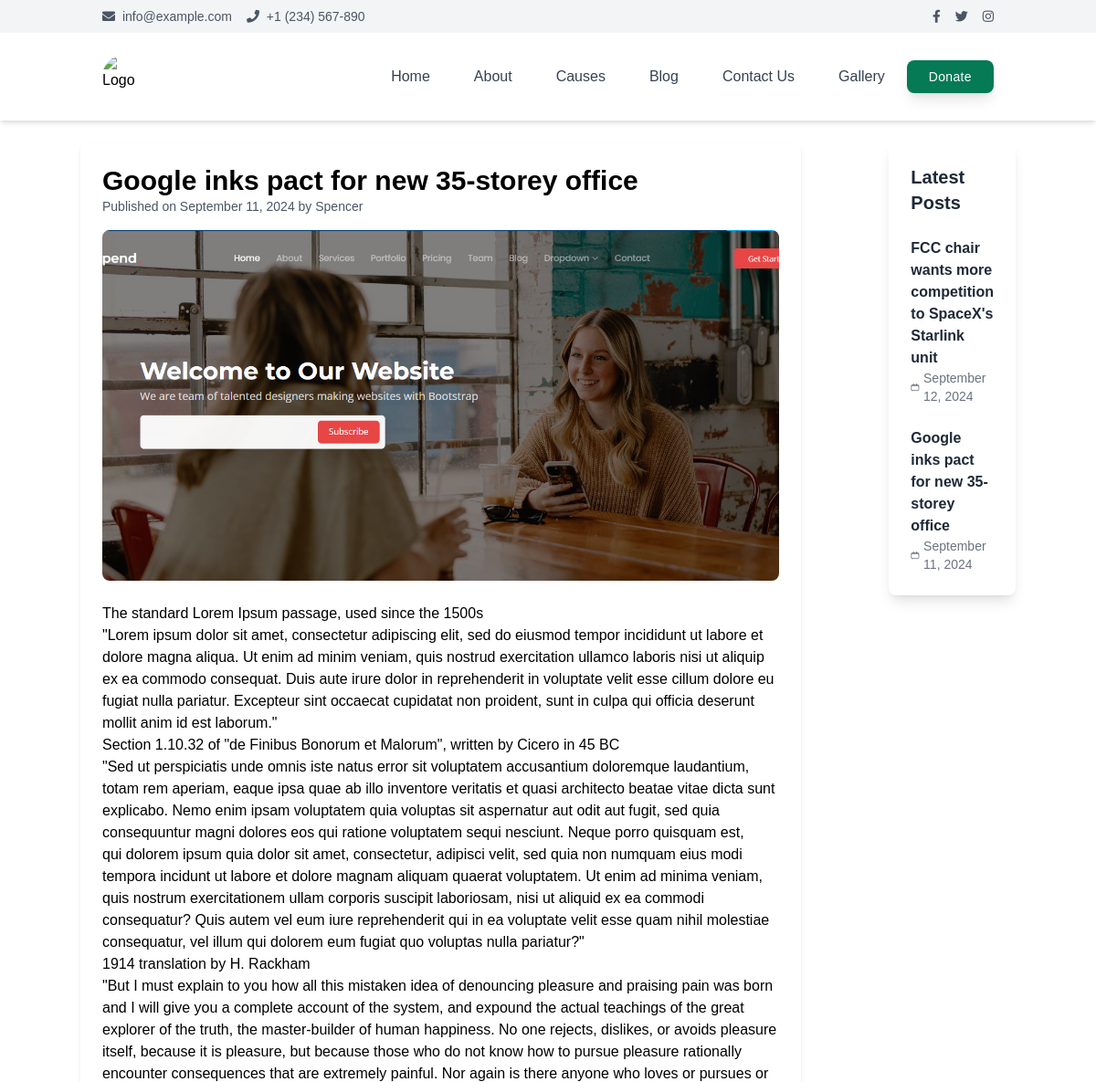
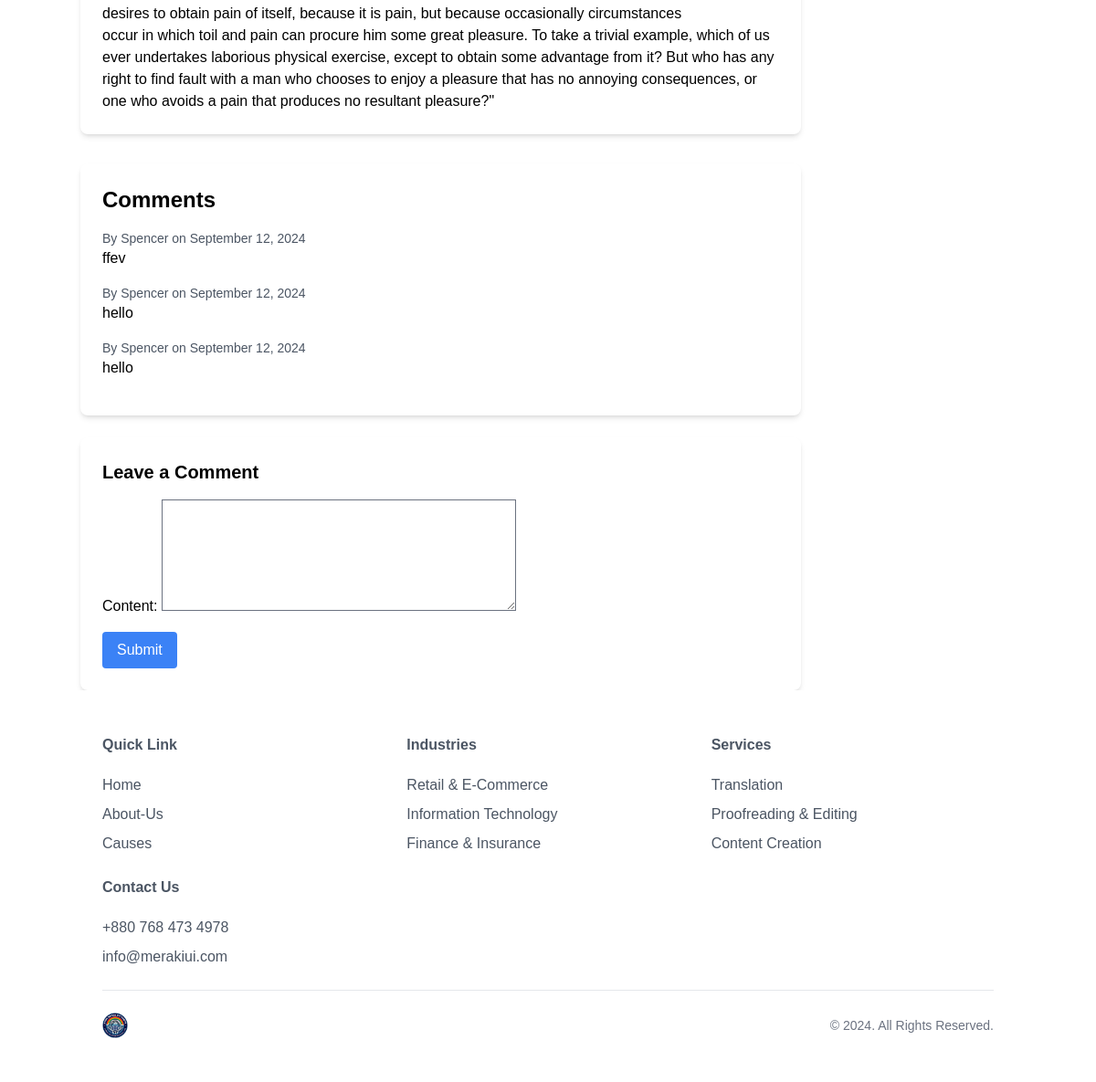
Page /blog/google/ (signed in) on the committed database (2 pictures, top to bottom).
### charity/models.py (models this page shows, shortened)
class Post(models.Model):
    title = models.CharField(max_length=200)
    slug = models.SlugField(unique=True)
    content = models.TextField()
    image = models.ImageField(upload_to='blog_images/')
    pub_date = models.DateTimeField(auto_now_add=True)
    category = models.ForeignKey(Category, on_delete=models.CASCADE)
    author = models.ForeignKey(User, on_delete=models.CASCADE)

class Comment(models.Model):
    post = models.ForeignKey(Post, on_delete=models.CASCADE, related_name='comments')
    author = models.ForeignKey(User, on_delete=models.CASCADE)
    content = models.TextField()
    created_at = models.DateTimeField(auto_now_add=True)

### charity/views.py (the view)
# urls.py: path('blog/<slug:slug>/', blog_detail, name='blog_detail'),
def blog_detail(request, slug):
    post = get_object_or_404(Post, slug=slug)
    comments = post.comments.all()  # Fetch comments related to this post
    if request.method == 'POST':
        comment_form = CommentForm(request.POST)
        if comment_form.is_valid():
            comment = comment_form.save(commit=False)
            comment.post = post
            comment.author = request.user
            comment.save()
    else:
        comment_form = CommentForm()
    latest_posts = Post.objects.order_by('-pub_date')[:5]
    context = {
        'post': post,
        'latest_posts': latest_posts,
        'comments': comments,
        'comment_form': comment_form
    }
    return render(request, 'charity/blog_detail.html', context)

### charity/forms.py
class CommentForm(forms.ModelForm):
    class Meta:
        model = Comment
        fields = ['content']
        widgets = {
            'content': forms.Textarea(attrs={'rows': 5, 'cols': 40}),
            'class': 'w-full p-2 border border-gray-300 rounded-md',
            'placeholder': 'Enter your comment here...'
        }

### charity/templates/charity/blog_detail.html (shortened to what this page needs)
{% extends 'charity/base.html' %}
{% block content %}
<div class="container mx-auto mt-6">
    <div class="lg:flex lg:-mx-6 gap-12">
        <div class="lg:w-2/4 lg:px-6">
            <div class="mb-8 p-6 bg-white rounded-lg shadow-md">
                <h1 class="text-3xl font-bold">{{ post.title }}</h1>
                <p class="text-gray-600 text-sm mb-4">
                    Published on {{ post.pub_date|date:"F d, Y" }} by {{ post.author }}
                </p>
                <img src="{{ post.image.url }}" alt="{{ post.title }}" class="w-full h-96 object-cover rounded-lg mb-6">
                <div class="prose prose-lg">
                    {{ post.content|linebreaks }}
                </div>
            </div>
            <div class="bg-white rounded-lg shadow-md p-6 mt-8">
                <h2 class="text-2xl font-bold mb-4">Comments</h2>
                {% if comments %}
                    <ul>
                        {% for comment in comments %}
                            <li class="mb-4">
                                <p class="text-sm text-gray-600">By {{ comment.author }} on {{ comment.created_at|date:"F d, Y" }}</p>
                                <p>{{ comment.content }}</p>
                            </li>
                        {% endfor %}
                    </ul>
                {% else %}
                    <p>No comments yet. Be the first to comment!</p>
                {% endif %}
            </div>
            {% if request.user.is_authenticated %}
            <div class="mt-6 bg-white rounded-lg shadow-md p-6">
                <h3 class="text-xl font-bold mb-4">Leave a Comment</h3>
                <form method="POST">
                    <div class="mb-4">
                        {{ comment_form.content.label_tag }}
                        {{ comment_form.content }}
                    </div>
                    <button type="submit" class="bg-blue-500 text-white px-4 py-2 rounded hover:bg-blue-600">Submit</button>
                </form>
            </div>
            {% else %}
            <p>You must be <a href="{% url 'login' %}" class="text-blue-500">logged in</a> to comment.</p>
            {% endif %}
        </div>
        <div class="lg:w-2/4 lg:px-6 mt-8 lg:mt-0">
            <div class="bg-white dark:bg-gray-800 rounded-lg shadow-lg p-6 sticky top-6">
                <h3 class="text-xl font-bold text-gray-800 dark:text-white mb-6">Latest Posts</h3>
                <ul class="space-y-6">
                    {% for post in latest_posts|slice:":5" %}
                    <li>
                        <a class="hover:underline" href="{% url 'blog_detail' post.slug %}" class="flex items-center group">
                            <div>
                                <h4 class="font-semibold text-gray-800 dark:text-gray-100 group-hover:text-blue-500 transition-colors">{{ post.title }}</h4>
                                <time class="text-sm text-gray-500 dark:text-gray-400 flex items-center">
                                    <svg xmlns="http://www.w3.org/2000/svg" fill="none" viewBox="0 0 24 24" stroke="currentColor" class="w-4 h-4 mr-1">
                                        <path stroke-linecap="round" stroke-linejoin="round" stroke-width="2" d="M8 7V3m8 0v4M3 8h18M4 21h16a2 2 0 002-2V8a2 2 0 00-2-2H4a2 2 0 00-2 2v11a2 2 0 002 2z"/>
                                    </svg>
                                    {{ post.pub_date|date:"F d, Y" }}
                                </time>
                            </div>
                        </a>
                    </li>
                    {% endfor %}
                </ul>
            </div>
        </div>
    </div>
</div>
{% endblock %}

### static/css/styles.css (style rules this page uses)
html, :host { line-height: 1.5; -webkit-text-size-adjust: 100%; -moz-tab-size: 4; -o-tab-size: 4; tab-size: 4; font-family: ui-sans-serif, system-ui, sans-serif, "Apple Color Emoji", "Segoe UI Emoji", "Segoe UI Symbol", "Noto Color Emoji"; font-feature-settings: normal; font-variation-settings: normal; -webkit-tap-highlight-color: transparent; }
body { margin: 0; line-height: inherit; }
h1, h2, h3, h4, h5, h6 { font-size: inherit; font-weight: inherit; }
a { color: inherit; text-decoration: inherit; }
button, input, optgroup, select, textarea { font-family: inherit; font-feature-settings: inherit; font-variation-settings: inherit; font-size: 100%; font-weight: inherit; line-height: inherit; letter-spacing: inherit; color: inherit; margin: 0; padding: 0; }
button, select { text-transform: none; }
button, input:where([type='button']), input:where([type='reset']), input:where([type='submit']) { -webkit-appearance: button; background-color: transparent; background-image: none; }
blockquote, dl, dd, h1, h2, h3, h4, h5, h6, hr, figure, p, pre { margin: 0; }
ol, ul, menu { list-style: none; margin: 0; padding: 0; }
textarea { resize: vertical; }
input::placeholder, textarea::placeholder { opacity: 1; color: #9ca3af; }
button, [role="button"] { cursor: pointer; }
img, svg, video, canvas, audio, iframe, embed, object { display: block; vertical-align: middle; }
img, video { max-width: 100%; height: auto; }
.container { width: 100%; }
@media (min-width: 640px) { .container { max-width: 640px; } }
@media (min-width: 768px) { .container { max-width: 768px; } }
@media (min-width: 1024px) { .container { max-width: 1024px; } }
.sticky { position: sticky; }
.mx-auto { margin-left: auto; margin-right: auto; }
.mb-4 { margin-bottom: 1rem; }
.mb-6 { margin-bottom: 1.5rem; }
.mb-8 { margin-bottom: 2rem; }
.mr-1 { margin-right: 0.25rem; }
.mt-6 { margin-top: 1.5rem; }
.mt-8 { margin-top: 2rem; }
.flex { display: flex; }
.h-96 { height: 24rem; }
.w-full { width: 100%; }
.items-center { align-items: center; }
.space-y-6 > :not([hidden]) ~ :not([hidden]) { --tw-space-y-reverse: 0; margin-top: calc(1.5rem * calc(1 - var(--tw-space-y-reverse))); margin-bottom: calc(1.5rem * var(--tw-space-y-reverse)); }
.rounded { border-radius: 0.25rem; }
.rounded-lg { border-radius: 0.5rem; }
.bg-blue-500 { --tw-bg-opacity: 1; background-color: rgb(59 130 246 / var(--tw-bg-opacity)); }
.bg-white { --tw-bg-opacity: 1; background-color: rgb(255 255 255 / var(--tw-bg-opacity)); }
.object-cover { -o-object-fit: cover; object-fit: cover; }
.p-6 { padding: 1.5rem; }
.px-4 { padding-left: 1rem; padding-right: 1rem; }
.py-2 { padding-top: 0.5rem; padding-bottom: 0.5rem; }
.text-2xl { font-size: 1.5rem; line-height: 2rem; }
.text-3xl { font-size: 1.875rem; line-height: 2.25rem; }
.text-sm { font-size: 0.875rem; line-height: 1.25rem; }
.text-xl { font-size: 1.25rem; line-height: 1.75rem; }
.font-bold { font-weight: 700; }
.font-semibold { font-weight: 600; }
.text-gray-500 { --tw-text-opacity: 1; color: rgb(107 114 128 / var(--tw-text-opacity)); }
.text-gray-600 { --tw-text-opacity: 1; color: rgb(75 85 99 / var(--tw-text-opacity)); }
.text-gray-800 { --tw-text-opacity: 1; color: rgb(31 41 55 / var(--tw-text-opacity)); }
.text-white { --tw-text-opacity: 1; color: rgb(255 255 255 / var(--tw-text-opacity)); }
.shadow-lg { --tw-shadow: 0 10px 15px -3px rgb(0 0 0 / 0.1), 0 4px 6px -4px rgb(0 0 0 / 0.1); --tw-shadow-colored: 0 10px 15px -3px var(--tw-shadow-color), 0 4px 6px -4px var(--tw-shadow-color); box-shadow: var(--tw-ring-offset-shadow, 0 0 #0000), var(--tw-ring-shadow, 0 0 #0000), var(--tw-shadow); }
.shadow-md { --tw-shadow: 0 4px 6px -1px rgb(0 0 0 / 0.1), 0 2px 4px -2px rgb(0 0 0 / 0.1); --tw-shadow-colored: 0 4px 6px -1px var(--tw-shadow-color), 0 2px 4px -2px var(--tw-shadow-color); box-shadow: var(--tw-ring-offset-shadow, 0 0 #0000), var(--tw-ring-shadow, 0 0 #0000), var(--tw-shadow); }
.transition-colors { transition-property: color, background-color, border-color, text-decoration-color, fill, stroke; transition-timing-function: cubic-bezier(0.4, 0, 0.2, 1); transition-duration: 150ms; }
@media (min-width: 1024px) { .lg\:-mx-6 { margin-left: -1.5rem; margin-right: -1.5rem; } }
@media (min-width: 1024px) { .lg\:mt-0 { margin-top: 0px; } }
@media (min-width: 1024px) { .lg\:flex { display: flex; } }

### rows in the picture
Post: title "Google inks pact for new 35-storey office", pub_date "September 11, 2024", author "Spencer", image (picture), content "The standard Lorem Ipsum passage, used since the 1500s \"Lorem ipsum dolor sit amet, consectetur adipiscing elit, sed do eiusmod tempor incididunt ut labore et dolore magna aliqua. Ut enim ad minim veniam, quis nostrud exercitation ullamco laboris nisi ut aliquip ex ea commodo consequat. Duis aute irure dolor in reprehenderit in voluptate velit esse cillum dolore eu fugiat nulla pariatur. Excepteur sint occaecat cupidatat non proident, sunt in culpa qui officia deserunt mollit anim id est laborum.\" Section 1.10.32 of \"de Finibus Bonorum et Malorum\", written by Cicero in 45 BC \"Sed ut perspiciatis unde omnis iste natus error sit voluptatem accusantium doloremque laudantium, totam rem aperiam,…"
Comment: author "Spencer", created_at "September 12, 2024", content "ffev"
Comment: author "Spencer", created_at "September 12, 2024", content "hello"
Comment: author "Spencer", created_at "September 12, 2024", content "hello"
Post: title "FCC chair wants more competition to SpaceX's Starlink unit", pub_date "September 12, 2024"

### other values in the picture
{{ comment_form.content.label_tag }} "Content:"
